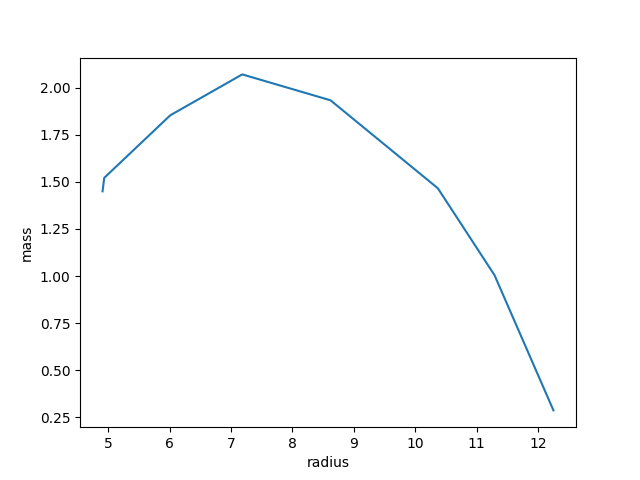

Python code for this plot:
import numpy as np
import matplotlib.pyplot as plt
import sys
import os
import argparse
import string

parser = argparse.ArgumentParser(description='Analyze StirTurbHelm output.')
parser.add_argument('directory', metavar='N', type=str, nargs='+',
                   help='directory to analyze')
#parser.add_argument('--sum', dest='accumulate', action='store_const',
#                   const=sum, default=max,
#                   help='sum the integers (default: find the max)')

args = parser.parse_args()
directorylist = args.directory

# Verbose flag ( = 1 for verbose output, 0 if not)

verbose = 1

for directory in directorylist:

    directory = os.path.join(directory, '')

    filename = "rho_v_mass.dat"
    f = open(filename, 'r')

    radius = []
    mass = []
    rho = []
    press = []

    for line in f:
        if line.strip().startswith('#'):
            if (verbose == 1):
                print (line)
        else:

                lst = line.split()

                radius.append (float (lst[0]))
                mass.append   (float (lst[1]))
                #rho.append    (float (lst[2]))
                #press.append  (float (lst[3]))

    radiusarr = np.array(radius)
    #radiusarr.sort()
    massarr = np.array(mass)
    #massarr.sort()
    #rhoarr = np.array(rho)
    #pressarr = np.array(press)



    plt.plot(radiusarr, massarr)
    plt.ylabel('mass')
    plt.xlabel('radius')
    plt.savefig('rho_v_mass.png')
 
